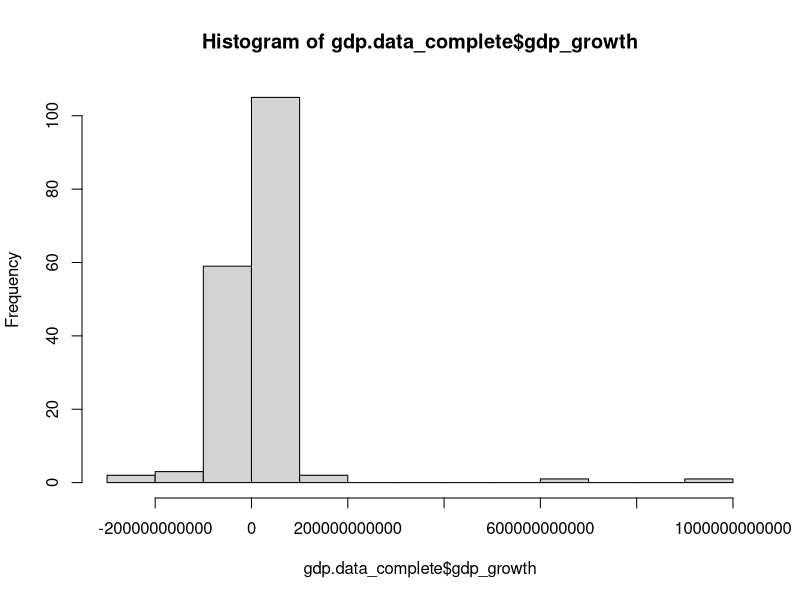
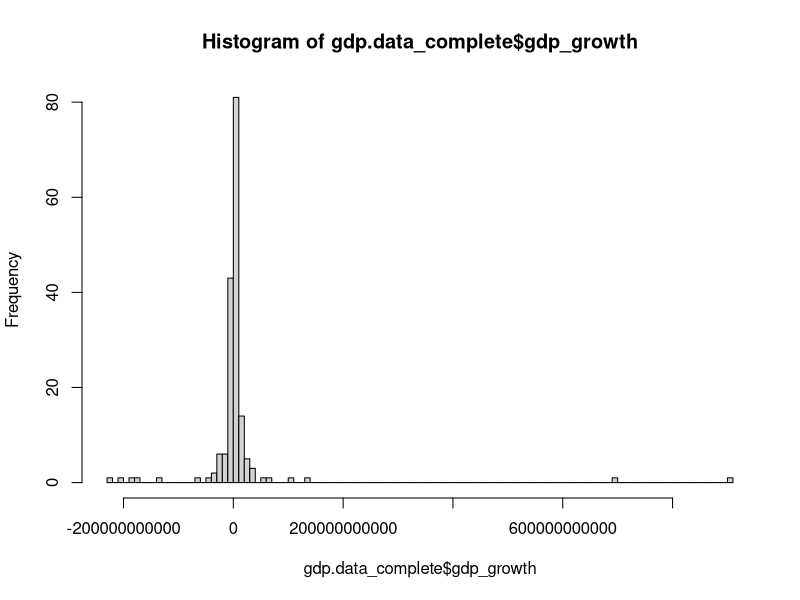
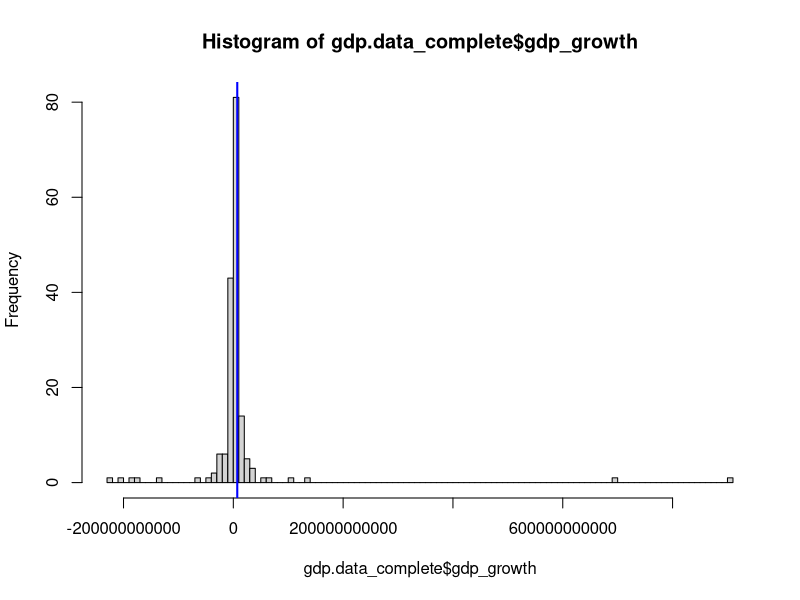
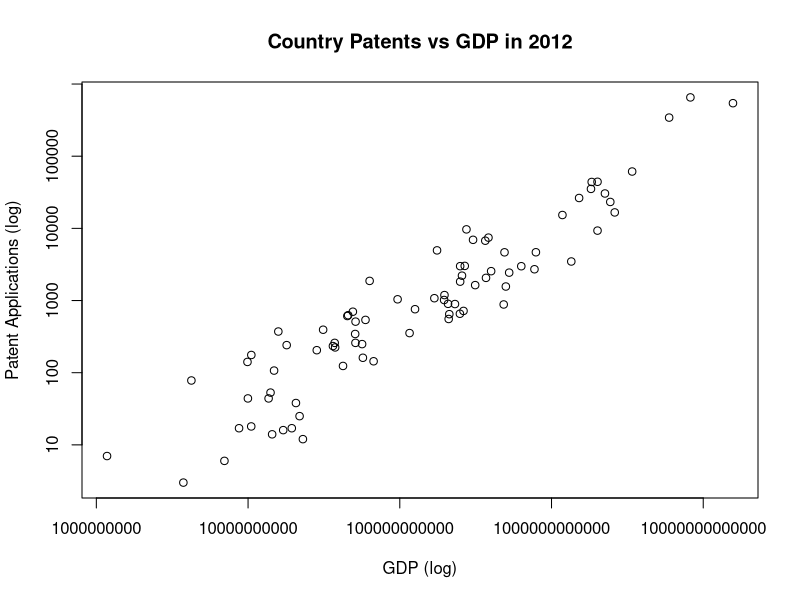
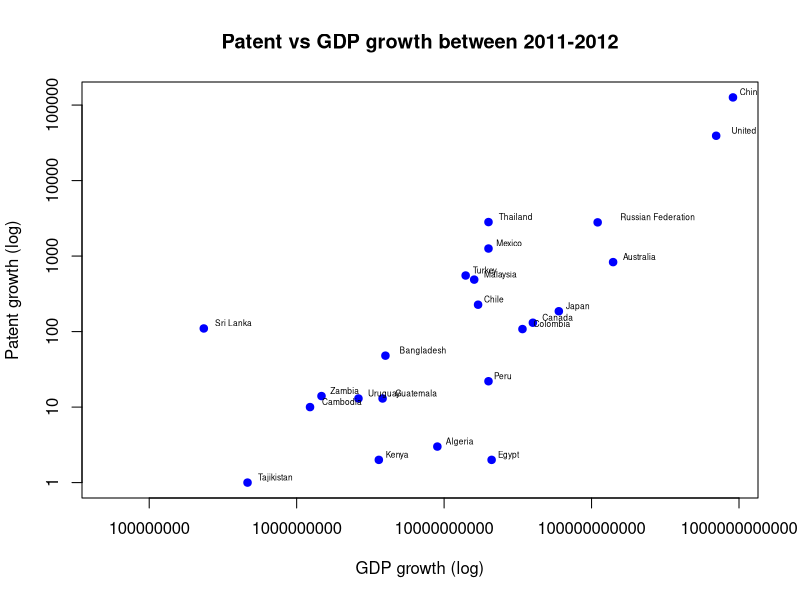

Write the R code that produced these figures, in order.
## ---- chunk 1
#set up working envrionment
setwd('/Users/ceccarelli/MIDS/DATASCI_W203/Assignments/Labs/Lab 1')
rm( list = ls() )

#load libraries
library(calibrate) # used to label xy points in eventual scatter

#define function to omit row values where only certain columns are NA
data.complete <- function(data, desiredCols) {
  completeVec <- complete.cases(data[, desiredCols])
  return(data[completeVec, ])
}

##force R not to use scientific notation
options("scipen"=10, "digits"=4)

##load GDP data as a data frame
gdp.data <- read.csv("GDP_World_Bank1.csv", sep=",", header = TRUE)

#count number of rows with incomplete entries
nrow(gdp.data[!complete.cases(gdp.data),])
gdp.data_complete <- data.complete(gdp.data, c('gdp2011', 'gdp2012'))

#create new nominal variable based on gdp increase
gdp.data_complete$gdp_growth <- gdp.data_complete$gdp2012 - gdp.data_complete$gdp2011

#create and store mean of new variable
mx <- mean(gdp.data_complete$gdp_growth)
paste("mean is: ", mx)

## ---- chunk 2
#view the histogram and observe its shape
hist(gdp.data_complete$gdp_growth)
#change number of breaks to observe slightly different version
hist(gdp.data_complete$gdp_growth, breaks = 100)
## ---- chunk 3
#Question 12
#create new high_growth variable based on comparison of gdp_growth to population mean
gdp.data_complete$high_growth <- gdp.data_complete$gdp_growth > mx

#count TRUE / FALSE values
summary(gdp.data_complete$high_growth)

hist(gdp.data_complete$gdp_growth, breaks = 100)
#add mean line to histogram to explain TRUE/FALSE breakdown
abline(v = mx, col = "blue", lwd = 2)
## ---- chunk 4
#Data Sourced from World Intellectual Property Organization
#http://ipstats.wipo.int/ipstatv2/index.htm?tab=patent
#Report Parmaters:
#Intellectual Property Right: Patent
#Year Range: 2011 - 2012
#Reporting Type: Total Count by Filing Office
#Indicator: 1 - Total patent applications 

#did minor data cleaning in text editor to remove extraneous header lines
patent.data <- read.csv("patent_applications_2011_2012_cleaned.csv", sep=",", header = TRUE)
patent.data_complete <- patent.data[c("Office","X2011","X2012")]
names(patent.data_complete) <- c("Country","PatentApplications2011","PatentApplications2012")

#create growth variable
patent.data_complete$patent_growth <- patent.data_complete$PatentApplications2012 - patent.data_complete$PatentApplications2011

#merge data together -- keep only those observations that match
gdp_patent.data_complete <- merge(gdp.data_complete,patent.data_complete,by="Country")
gdp_patent.data_complete <- data.complete(gdp_patent.data_complete,c('gdp_growth','patent_growth'))

#plot just the nominal values - patent apps vs gdp in 2012
plot(gdp_patent.data_complete$gdp2012
  , gdp_patent.data_complete$PatentApplications2012 
  , log = "xy"
  , xlab="GDP (log)"
  , ylab="Patent Applications (log)"
  , title("Country Patents vs GDP in 2012"))

#final plot
#this plots the positive growth only, omits negative growth due to log transform
plot(gdp_patent.data_complete$gdp_growth
     , gdp_patent.data_complete$patent_growth
     , log = "xy"
     , xlab="GDP growth (log)"
     , ylab="Patent growth (log)"
     , title("Patent vs GDP growth between 2011-2012")
     , col= "blue", pch = 19, cex = 1, lty = "solid")

#add country labels to graph
textxy(gdp_patent.data_complete$gdp_growth, gdp_patent.data_complete$patent_growth, gdp_patent.data_complete$Country)
